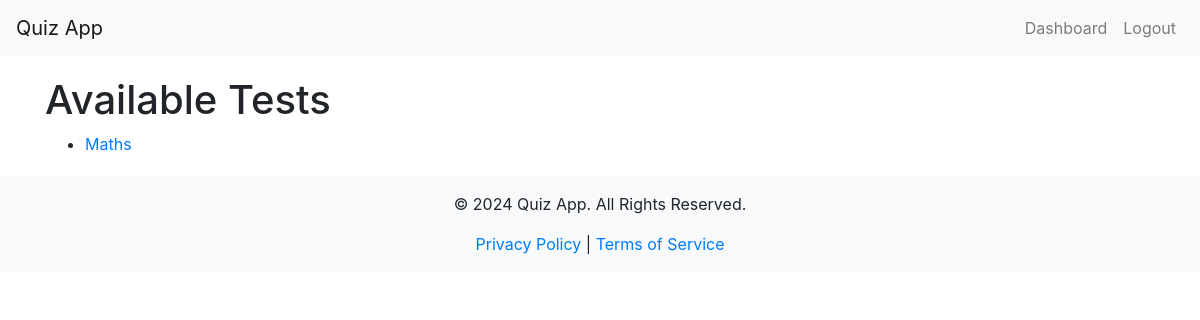
The page /available_tests (signed in) on the database as committed earlier.
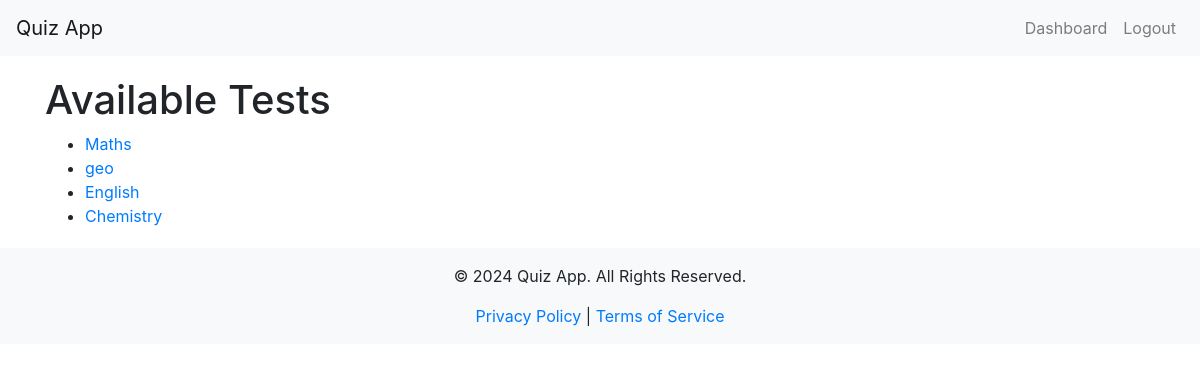
The same page on the database as committed later.
### app/models.py (models this page shows)
class QuizSet(db.Model):
    id = db.Column(db.Integer, primary_key=True)
    title = db.Column(db.String(128), nullable=False)
    questions = db.relationship('Question', backref='quiz_set', lazy=True)
    quiz_results = db.relationship('QuizResult', backref='related_quiz_set', lazy=True)  # Renamed backref

### app/routes.py (the view)
@main_bp.route("/available_tests")
@login_required
def available_tests():
    quizzes = QuizSet.query.all()
    return render_template('available_tests.html', quizzes=quizzes)

### app/__init__.py (called while the page is built)
@login_manager.user_loader
def load_user(user_id):
    from app.models import User
    return User.query.get(int(user_id))

### app/templates/available_tests.html
{% extends "layout.html" %}
{% block content %}
<h1>Available Tests</h1>
<ul>
    {% for quiz in quizzes %}
    <li>
        <a href="{{ url_for('main.quiz', quiz_id=quiz.id) }}">{{ quiz.title }}</a>
    </li>
    {% endfor %}
</ul>
{% endblock %}

Rows that differ between the two databases and show on the page:
added QuizSet: title "geo"
added QuizSet: title "English"
added QuizSet: title "Chemistry"
